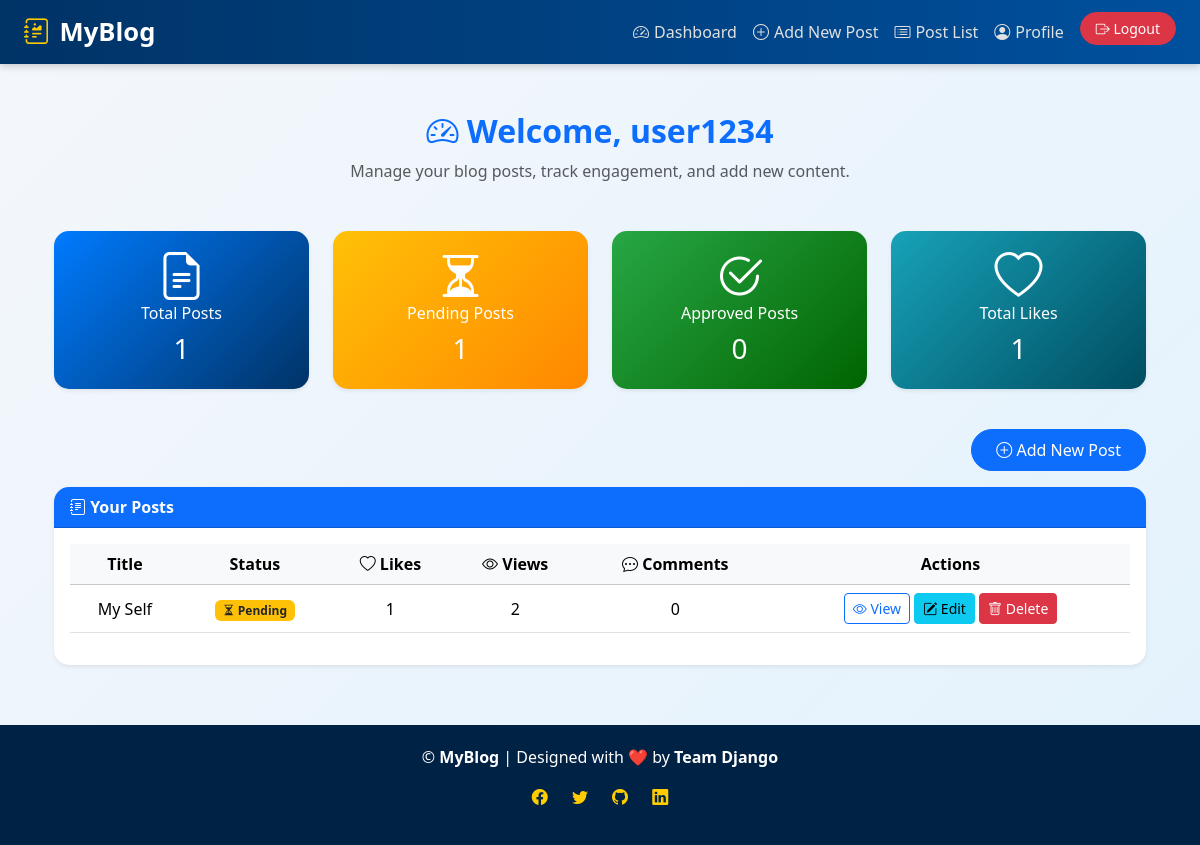
Screenshot of /user_dashboard/ (signed in) with the database file from the repository.
### Blogapp/models.py (models this page shows, shortened)
class Post(models.Model):
    author = models.ForeignKey(User, on_delete=models.CASCADE)
    title = models.CharField(max_length=150)
    content = models.TextField()
    image = models.ImageField(upload_to='post_images/', blank=True, null=True)
    created_at = models.DateTimeField(default=timezone.now)
    updated_at = models.DateTimeField(auto_now=True)
    is_approved = models.BooleanField(default=False)
    is_public = models.BooleanField(default=True)
    views = models.PositiveIntegerField(default=0)
    likes = models.ManyToManyField(User, related_name='liked_posts', blank=True)

### Blogapp/views.py (the view)
# urls.py: path('user_dashboard/', views.user_dashboard, name='user_dashboard'),
@login_required
def user_dashboard(request):
    posts = Post.objects.filter(author=request.user)
    total_posts = posts.count()
    approved_posts = posts.filter(is_approved=True).count()
    pending_posts = total_posts - approved_posts
    total_likes = sum(post.likes.count() for post in posts)
    latest_post = posts.filter(is_approved=True).order_by('-created_at').first()
    context = {
        'posts': posts,
        'total_posts': total_posts,
        'approved_posts': approved_posts,
        'pending_posts': pending_posts,
        'latest_post': latest_post,
        'total_likes': total_likes,
    }
    return render(request, 'blog/user_dashboard.html', context)

### templates/Blog/user_dashboard.html (shortened to what this page needs)
{% extends 'blog/base.html' %}
{% block content %}
<div class="container my-5">
  <div class="text-center mb-5" style="animation: fadeInDown 0.8s ease;">
    <h2 class="fw-bold text-primary"><i class="bi bi-speedometer2"></i> Welcome, {{ user.username }}</h2>
    <p class="text-muted">Manage your blog posts, track engagement, and add new content.</p>
  </div>
  <div class="row mb-4 text-center">
    <div class="col-md-3 mb-3">
      <div class="card shadow-sm border-0" style="border-radius: 15px; background: linear-gradient(135deg, #007bff, #003366); color: white;">
        <div class="card-body">
          <i class="bi bi-file-earmark-text display-5 mb-2"></i>
          <h6>Total Posts</h6>
          <h3>{{ posts.count }}</h3>
        </div>
      </div>
    </div>
    <div class="col-md-3 mb-3">
      <div class="card shadow-sm border-0" style="border-radius: 15px; background: linear-gradient(135deg, #ffc107, #ff8800); color: white;">
        <div class="card-body">
          <i class="bi bi-hourglass-split display-5 mb-2"></i>
          <h6>Pending Posts</h6>
          <h3>{{ pending_posts }}</h3>
        </div>
      </div>
    </div>
    <div class="col-md-3 mb-3">
      <div class="card shadow-sm border-0" style="border-radius: 15px; background: linear-gradient(135deg, #28a745, #006400); color: white;">
        <div class="card-body">
          <i class="bi bi-check2-circle display-5 mb-2"></i>
          <h6>Approved Posts</h6>
          <h3>{{ approved_posts }}</h3>
        </div>
      </div>
    </div>
    <div class="col-md-3 mb-3">
      <div class="card shadow-sm border-0" style="border-radius: 15px; background: linear-gradient(135deg, #17a2b8, #004d61); color: white;">
        <div class="card-body">
          <i class="bi bi-heart display-5 mb-2"></i>
          <h6>Total Likes</h6>
          <h3>{{ total_likes }}</h3>
        </div>
      </div>
    </div>
  </div>
  <div class="text-end mb-3">
    <a href="{% url 'add_post' %}" class="btn btn-primary px-4 py-2" style="border-radius: 30px;">
      <i class="bi bi-plus-circle"></i> Add New Post
    </a>
  </div>
  <div class="card shadow-sm border-0" style="border-radius: 15px; animation: fadeInUp 0.8s;">
    <div class="card-header bg-primary text-white fw-bold" style="border-radius: 15px 15px 0 0;">
      <i class="bi bi-journal-text"></i> Your Posts
    </div>
    <div class="card-body table-responsive">
      {% if posts %}
      <table class="table table-hover align-middle text-center">
        <thead class="table-light">
          <tr>
            <th>Title</th>
            <th>Status</th>
            <th><i class="bi bi-heart"></i> Likes</th>
            <th><i class="bi bi-eye"></i> Views</th>
            <th><i class="bi bi-chat-dots"></i> Comments</th>
            <th>Actions</th>
          </tr>
        </thead>
        <tbody>
          {% for post in posts %}
          <tr>
            <td>{{ post.title|truncatewords:8 }}</td>
            <td>
              {% if post.is_approved %}
                <span class="badge bg-success"><i class="bi bi-check-circle"></i> Approved</span>
              {% else %}
                <span class="badge bg-warning text-dark"><i class="bi bi-hourglass-split"></i> Pending</span>
              {% endif %}
            </td>
            <td>{{ post.likes.count }}</td>
            <td>{{ post.views }}</td>
            <td>{{ post.comments.count }}</td>
            <td>
              <a href="{% url 'view_post' post.id %}" class="btn btn-sm btn-outline-primary"><i class="bi bi-eye"></i> View</a>
              <a href="{% url 'edit_post' post.id %}" class="btn btn-sm btn-info"><i class="bi bi-pencil-square"></i> Edit</a>
              <a href="{% url 'delete_post' post.id %}" class="btn btn-sm btn-danger"><i class="bi bi-trash"></i> Delete</a>
            </td>
          </tr>
          {% endfor %}
        </tbody>
      </table>
      {% else %}
        <p class="text-center text-muted my-4"><i class="bi bi-emoji-frown"></i> No posts found.</p>
      {% endif %}
    </div>
  </div>
</div>
{% endblock %}

### templates/Blog/base.html (style rules this page uses)
body { background: linear-gradient(135deg, #f4f7fb, #e3f2fd); font-family: 'Segoe UI', Tahoma, Geneva, Verdana, sans-serif; color: #333; margin: 0; padding: 0; transition: background 0.5s ease; }
.container { margin-top: 40px; animation: fadeIn 1s ease-in-out; }

### rows the page displays
Post: title "My Self", is_approved False (drawn), likes.count "1", views "2", comments.count "0"

### other values shown
{{ user.username }} "user1234"
{{ posts.count }} "1"
{{ pending_posts }} "1"
{{ approved_posts }} "0"
{{ total_likes }} "1"
